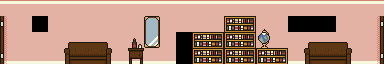

Rendered tile map (Tiled .tmx) drawn with the repository's tilesets; below, a short description and the map source with its tile grids summarised:
An orthogonal 24x4 tile map with 16x16 px tiles, 1 tile layer (main) and 3 objects (3x item).

<map version="1.0" orientation="orthogonal" width="24" height="4" tilewidth="16" tileheight="16">
 <tileset firstgid="1" name="tiles" tilewidth="16" tileheight="16">
  <image source="../../../data/tiles.png" trans="000000" width="256" height="256" />
 </tileset>
 <layer name="main" width="24" height="4">
  <data>[96 cells, 96 non-empty, 29 distinct tile ids]</data>
 </layer>
 <objectgroup name="objects" width="24" height="4">
  <object type="item" x="128" y="32" width="16" height="16" />
  <object type="item" x="272" y="32" width="16" height="16" />
  <object type="item" x="80" y="48" width="16" height="16" />
 </objectgroup>
</map>
